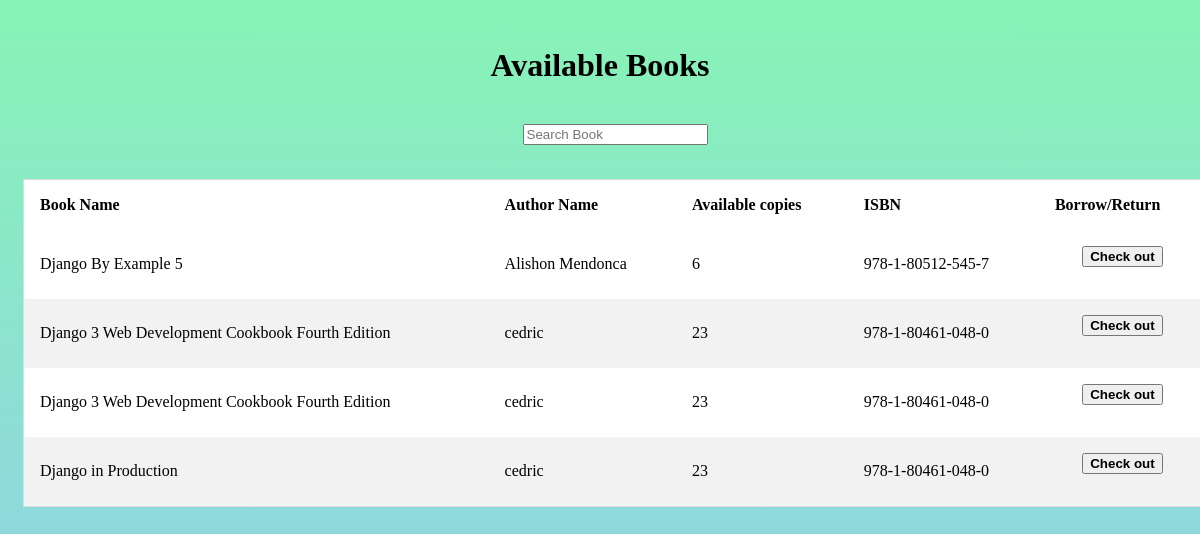
Screenshot of /View_Books with the database file from the repository.
### Library/models.py (models this page shows)
class Book(models.Model):
    Title = models.CharField("Title",max_length= 200)
    Author = models.CharField("Author",max_length= 200)
    ISBN = models.CharField("ISBN",max_length= 200)
    Published_Date = models.DateField("Published Date")
    number_of_copies = models.PositiveIntegerField("Number Of Copies")

### Library/views.py (the view)
# urls.py: path('View_Books', views.View_Books, name="ViewBooks"),
def View_Books(request):
    all_books = Book.objects.all()
    context = {'all_books': all_books}
    return render (request, 'Library/Viewbook.html', context = context)

### Library/templates/Library/Viewbook.html (shortened to what this page needs)
 {% block content %}
<center>
  <br />
  <h1 class="display-5 fw-bold">Available Books</h1>
  <br />
  <div class="input-group container">
    <input
      id="search"
      type="search"
      class="form-control rounded"
      placeholder="Search Book"
      aria-label="Search"
      aria-describedby="search-addon"
    />
  </div>
</center>
<div class="container">
  <table class="table">
    <thead class="thead-dark">
      <tr>
        <th class="" scope="col">Book Name</th>
        <th class="" scope="col">Author Name</th>
        <th class="" scope="col">Available copies</th>
        <th class="" scope="col">ISBN</th>
        <th class="" scope="col">Borrow/Return</th>
      </tr>
    </thead>
    <tbody id="table_data">
      {% for book in all_books %}
      <tr>
        <td>{{book.Title}}</td>
        <td>{{book.Author}}</td>
        <td>{{book.number_of_copies}}</td>
        <td>{{book.ISBN}}</td>
        <td>
          <center>
            <form action="Borrow" method="post">
              <button type="submit" class="btn btn-outline-success btn-sm">
                <b>Check out</b>
              </button>
            </form>
          </center>
        </td>
      </tr>
      {% endfor %}
    </tbody>
  </table>
</div>
{% endblock %}

### Library/templates/Library/Viewbook.html (style rules this page uses)
table { border-collapse: collapse; border-spacing: 0; border-radius: 10px; width: 100%; border: 1px solid #ddd; }
th, td { text-align: left; padding: 16px; }
tr:nth-child(even) { background-color: #f2f2f2; }
tr:nth-child(odd) { background-color: #ffffff; }
.container { width: 100%; padding-right: 15px; padding-left: 15px; margin-right: auto; margin-left: auto; }
.input-group { width: 100%; margin-bottom: 1rem; }

### rows the page displays
Book: Title "Django By Example 5", Author "Alishon Mendonca", number_of_copies "6", ISBN "978-1-80512-545-7"
Book: Title "Django 3 Web Development Cookbook Fourth Edition", Author "cedric", number_of_copies "23", ISBN "978-1-80461-048-0"
Book: Title "Django 3 Web Development Cookbook Fourth Edition", Author "cedric", number_of_copies "23", ISBN "978-1-80461-048-0"
Book: Title "Django in Production", Author "cedric", number_of_copies "23", ISBN "978-1-80461-048-0"
